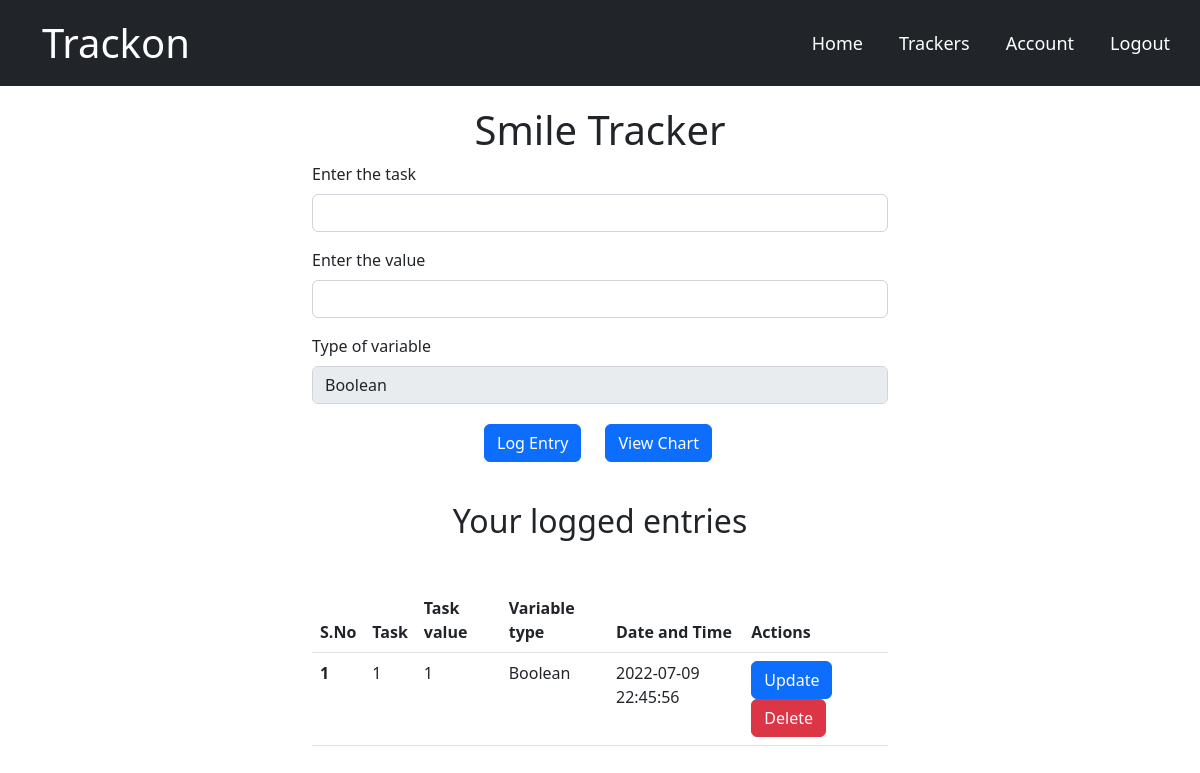
The app's page /log/1 (signed in), older data.
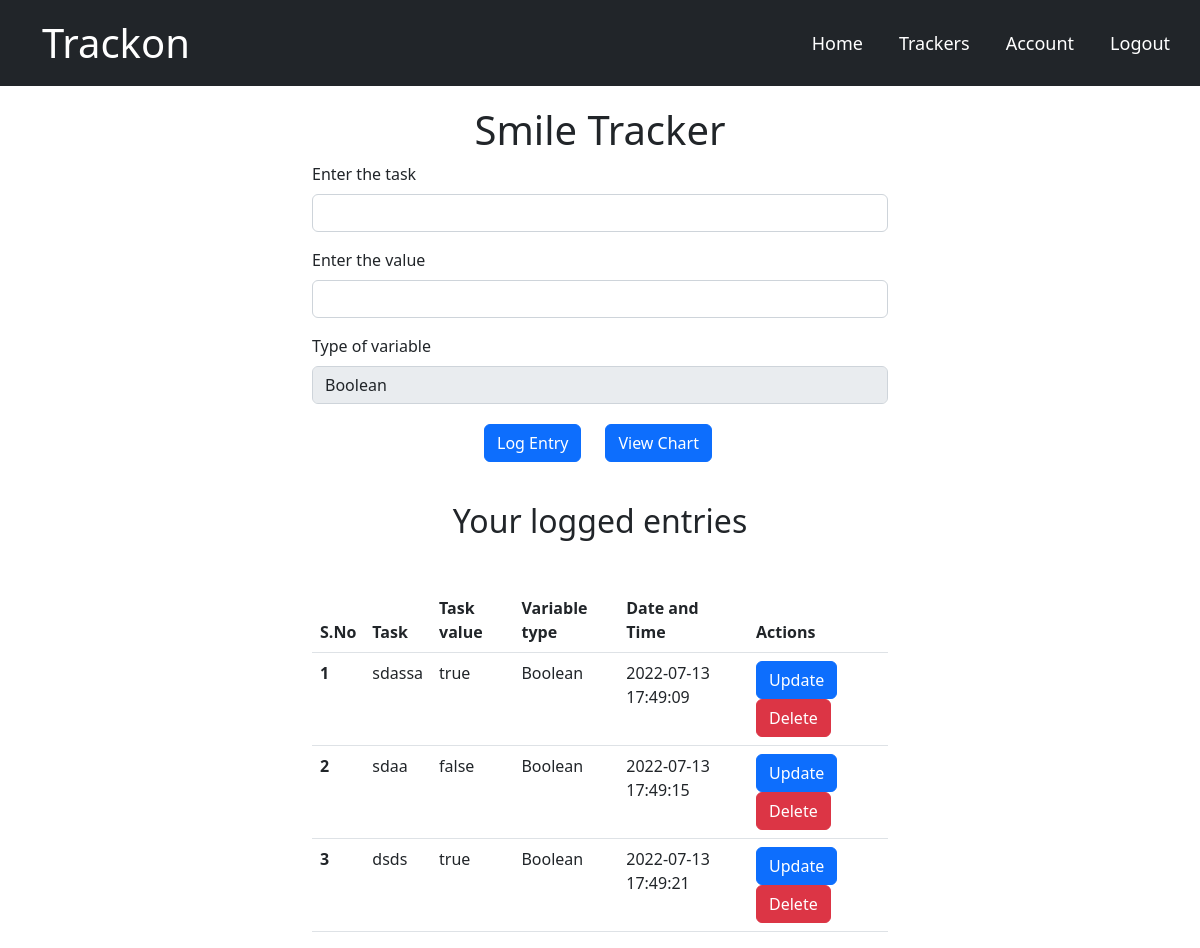
The same page, newer data.
### main/models.py (models this page shows, shortened)
class Inputaken(db.Model):
    sno = db.Column(db.Integer, primary_key=True)
    task_title = db.Column(db.String(300), nullable=False)
    task_value = db.Column(db.Integer, nullable=False)
    task_date = db.Column(
        db.DateTime(timezone=True),default=func.now(), nullable=False)
    task_variable = db.Column(db.String(20), nullable=False)
    user_id = db.Column(db.Integer, db.ForeignKey('user.id'), nullable=False)
    tracker_id = db.Column(db.Integer, db.ForeignKey(
        'tracker.sno'), nullable=False)

### main/routes.py (the view, shortened to what this page needs)
@app.route("/log/<int:sno>", methods=['GET', 'POST'])
@login_required
def log(sno):
    task_table = Tracker.query.filter_by(sno=sno).first()
    outputpage = Inputaken.query.filter_by(
        tracker_id=sno, user_id=current_user.id).all()
    return render_template('log.html', task=task_table, outputpage=outputpage)

### main/models.py (called while the page is built)
@login_manager.user_loader
def load_user(user_id):
    return User.query.get(int(user_id))

### main/templates/log.html (shortened to what this page needs)
{% extends 'base.html' %} {% block content %}
<div class="container log-div">
  <div class="track_type log-heading">
    <h1>{{task.tracker_name}}</h1>
  </div>
  <form action="/log/{{task.sno}}" method="POST">
    <div class="mb-3">
      <label for="exampleInputEmail1" class="form-label"
        >Enter the task </label>
      <input type="text" class="form-control" name="title" id="text-title" />
    </div>
    <div class="mb-3">
      <label for="exampleInputPassword1" class="form-label"
        >Enter the value</label
      >
      <input
        type="text"
        class="form-control"
        name="value"
        id="exampleInputPassword1"
      />
    </div>
    <label for="inputState" class="form-label">Type of variable</label>
    <input
      type="text"
      disabled="true"
      class="form-control"
      value="{{task.task_value_type}}"
    />
    <div class="log-btn-group">
      <button type="submit" class="btn btn-primary">Log Entry</button>
      <a href="/log/dashboard/{{task.sno}}" class="btn btn-primary mx-4">View Chart</a>
    </div>
  </form>
  <div class="log-entry-heading"><h2>Your logged entries</h2></div>
  {% if outputpage|length == 0 %}
  <div class="alert alert-dark" role="alert">
    No Task details found. Add your first task now!
  </div>
  {% else %}
  <table class="table">
    <thead>
      <tr>
        <th scope="col">S.No</th>
        <th scope="col">Task</th>
        <th scope="col">Task value</th>
        <th scope="col">Variable type</th>
        <th scope="col">Date and Time</th>
        <th scope="col">Actions</th>
      </tr>
    </thead>
    <tbody>
      {% for inpt in outputpage %}
      <tr>
        <th scope="row">{{loop.index}}</th>
        <td>{{inpt.task_title}}</td>
        <td>{{inpt.task_value}}</td>
        <td>{{inpt.task_variable}}</td>
        <td>{{inpt.task_date}}</td>
        <td>
          <div class="entry-btn-group">
            <a
              href="/log/update/{{inpt.sno}}"
              type="button"
              class="btn btn-primary"
              >Update</a
            >
            <a
              href="/log/delete/{{inpt.sno}}"
              type="button"
              class="btn btn-danger"
              >Delete</a
            >
          </div>
        </td>
      </tr>
      {% endfor %}
    </tbody>
  </table>
  {% endif %}
</div>
{% endblock content %}

Row changes from the older to the newer data that the page shows:
removed Inputaken: task_title "1", task_value "1", task_variable "Boolean", task_date "2022-07-09 22:45:56"
added Inputaken: task_title "sdassa", task_value "true", task_variable "Boolean", task_date "2022-07-13 17:49:09"
added Inputaken: task_title "sdaa", task_value "false", task_variable "Boolean", task_date "2022-07-13 17:49:15"
added Inputaken: task_title "dsds", task_value "true", task_variable "Boolean", task_date "2022-07-13 17:49:21"
